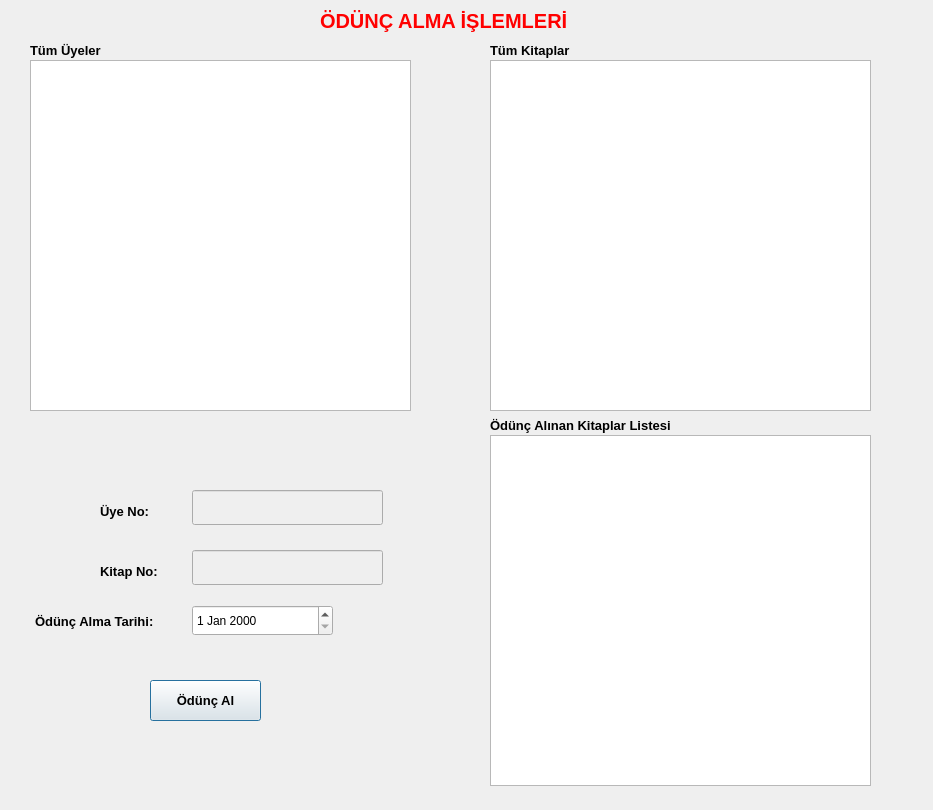
<?xml version="1.0" encoding="UTF-8"?>
<ui version="4.0">
 <class>OduncAlmaIslemleri</class>
 <widget class="QDialog" name="OduncAlmaIslemleri">
  <property name="geometry">
   <rect>
    <x>0</x>
    <y>0</y>
    <width>933</width>
    <height>810</height>
   </rect>
  </property>
  <property name="windowTitle">
   <string>Dialog</string>
  </property>
  <widget class="QTableView" name="TumUyeler">
   <property name="geometry">
    <rect>
     <x>30</x>
     <y>60</y>
     <width>381</width>
     <height>351</height>
    </rect>
   </property>
  </widget>
  <widget class="QLabel" name="label">
   <property name="geometry">
    <rect>
     <x>30</x>
     <y>40</y>
     <width>131</width>
     <height>20</height>
    </rect>
   </property>
   <property name="font">
    <font>
     <pointsize>10</pointsize>
     <bold>true</bold>
    </font>
   </property>
   <property name="text">
    <string>Tüm Üyeler</string>
   </property>
  </widget>
  <widget class="QTableView" name="TumKitaplar">
   <property name="geometry">
    <rect>
     <x>490</x>
     <y>60</y>
     <width>381</width>
     <height>351</height>
    </rect>
   </property>
  </widget>
  <widget class="QLabel" name="label_2">
   <property name="geometry">
    <rect>
     <x>490</x>
     <y>40</y>
     <width>131</width>
     <height>20</height>
    </rect>
   </property>
   <property name="font">
    <font>
     <pointsize>10</pointsize>
     <bold>true</bold>
    </font>
   </property>
   <property name="text">
    <string>Tüm Kitaplar</string>
   </property>
  </widget>
  <widget class="QTableView" name="TumOdunc">
   <property name="geometry">
    <rect>
     <x>490</x>
     <y>435</y>
     <width>381</width>
     <height>351</height>
    </rect>
   </property>
  </widget>
  <widget class="QLabel" name="label_3">
   <property name="geometry">
    <rect>
     <x>490</x>
     <y>415</y>
     <width>251</width>
     <height>20</height>
    </rect>
   </property>
   <property name="font">
    <font>
     <pointsize>10</pointsize>
     <bold>true</bold>
    </font>
   </property>
   <property name="text">
    <string>Ödünç Alınan Kitaplar Listesi</string>
   </property>
  </widget>
  <widget class="QLabel" name="label_4">
   <property name="geometry">
    <rect>
     <x>320</x>
     <y>0</y>
     <width>301</width>
     <height>41</height>
    </rect>
   </property>
   <property name="palette">
    <palette>
     <active>
      <colorrole role="WindowText">
       <brush brushstyle="SolidPattern">
        <color alpha="255">
         <red>255</red>
         <green>0</green>
         <blue>0</blue>
        </color>
       </brush>
      </colorrole>
     </active>
     <inactive>
      <colorrole role="WindowText">
       <brush brushstyle="SolidPattern">
        <color alpha="255">
         <red>255</red>
         <green>0</green>
         <blue>0</blue>
        </color>
       </brush>
      </colorrole>
     </inactive>
     <disabled/>
    </palette>
   </property>
   <property name="font">
    <font>
     <pointsize>15</pointsize>
     <bold>true</bold>
    </font>
   </property>
   <property name="text">
    <string>ÖDÜNÇ ALMA İŞLEMLERİ</string>
   </property>
  </widget>
  <widget class="QLineEdit" name="userID">
   <property name="enabled">
    <bool>false</bool>
   </property>
   <property name="geometry">
    <rect>
     <x>192</x>
     <y>490</y>
     <width>191</width>
     <height>35</height>
    </rect>
   </property>
  </widget>
  <widget class="QLabel" name="label_5">
   <property name="geometry">
    <rect>
     <x>100</x>
     <y>500</y>
     <width>71</width>
     <height>22</height>
    </rect>
   </property>
   <property name="font">
    <font>
     <pointsize>10</pointsize>
     <bold>true</bold>
    </font>
   </property>
   <property name="text">
    <string>Üye No:</string>
   </property>
  </widget>
  <widget class="QLineEdit" name="bookID">
   <property name="enabled">
    <bool>false</bool>
   </property>
   <property name="geometry">
    <rect>
     <x>192</x>
     <y>550</y>
     <width>191</width>
     <height>35</height>
    </rect>
   </property>
  </widget>
  <widget class="QLabel" name="label_6">
   <property name="geometry">
    <rect>
     <x>100</x>
     <y>560</y>
     <width>81</width>
     <height>22</height>
    </rect>
   </property>
   <property name="font">
    <font>
     <pointsize>10</pointsize>
     <bold>true</bold>
    </font>
   </property>
   <property name="text">
    <string>Kitap No:</string>
   </property>
  </widget>
  <widget class="QLabel" name="label_7">
   <property name="geometry">
    <rect>
     <x>35</x>
     <y>610</y>
     <width>171</width>
     <height>22</height>
    </rect>
   </property>
   <property name="font">
    <font>
     <pointsize>10</pointsize>
     <bold>true</bold>
    </font>
   </property>
   <property name="text">
    <string>Ödünç Alma Tarihi:</string>
   </property>
  </widget>
  <widget class="QDateEdit" name="dateEdit">
   <property name="geometry">
    <rect>
     <x>192</x>
     <y>605</y>
     <width>141</width>
     <height>31</height>
    </rect>
   </property>
  </widget>
  <widget class="QPushButton" name="oduncAlButon">
   <property name="geometry">
    <rect>
     <x>150</x>
     <y>680</y>
     <width>111</width>
     <height>41</height>
    </rect>
   </property>
   <property name="font">
    <font>
     <pointsize>10</pointsize>
     <bold>true</bold>
    </font>
   </property>
   <property name="text">
    <string>Ödünç Al</string>
   </property>
  </widget>
 </widget>
 <resources/>
 <connections/>
</ui>
